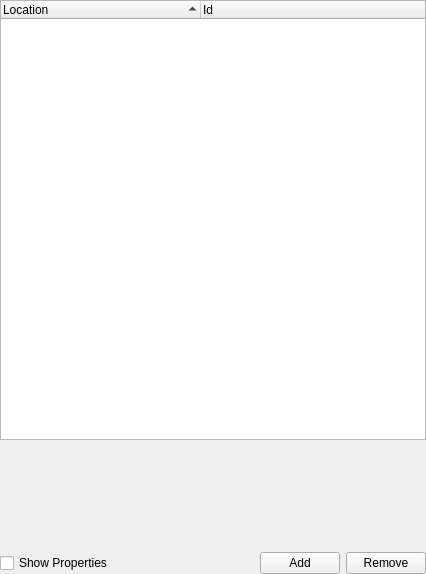
<?xml version="1.0" encoding="UTF-8"?>
<ui version="4.0">
 <class>LocationPaneClass</class>
 <widget class="QWidget" name="LocationPaneClass">
  <property name="geometry">
   <rect>
    <x>0</x>
    <y>0</y>
    <width>426</width>
    <height>574</height>
   </rect>
  </property>
  <property name="windowTitle">
   <string>LocationPane</string>
  </property>
  <layout class="QVBoxLayout" name="verticalLayout">
   <property name="margin">
    <number>0</number>
   </property>
   <item>
    <widget class="QTreeWidget" name="locationTree">
     <property name="sizePolicy">
      <sizepolicy hsizetype="Minimum" vsizetype="Expanding">
       <horstretch>0</horstretch>
       <verstretch>0</verstretch>
      </sizepolicy>
     </property>
     <property name="minimumSize">
      <size>
       <width>150</width>
       <height>0</height>
      </size>
     </property>
     <property name="contextMenuPolicy">
      <enum>Qt::CustomContextMenu</enum>
     </property>
     <property name="selectionMode">
      <enum>QAbstractItemView::ContiguousSelection</enum>
     </property>
     <property name="sortingEnabled">
      <bool>false</bool>
     </property>
     <attribute name="headerDefaultSectionSize">
      <number>200</number>
     </attribute>
     <attribute name="headerShowSortIndicator" stdset="0">
      <bool>true</bool>
     </attribute>
     <column>
      <property name="text">
       <string>Location</string>
      </property>
     </column>
     <column>
      <property name="text">
       <string>Id</string>
      </property>
     </column>
    </widget>
   </item>
   <item>
    <widget class="LocationProperties" name="propertiesWidget" native="true">
     <property name="minimumSize">
      <size>
       <width>0</width>
       <height>100</height>
      </size>
     </property>
    </widget>
   </item>
   <item>
    <layout class="QHBoxLayout" name="horizontalLayout">
     <item>
      <widget class="QCheckBox" name="propertiesVisible">
       <property name="enabled">
        <bool>true</bool>
       </property>
       <property name="sizePolicy">
        <sizepolicy hsizetype="MinimumExpanding" vsizetype="Fixed">
         <horstretch>0</horstretch>
         <verstretch>0</verstretch>
        </sizepolicy>
       </property>
       <property name="text">
        <string>Show Properties</string>
       </property>
       <property name="checked">
        <bool>false</bool>
       </property>
       <property name="tristate">
        <bool>false</bool>
       </property>
      </widget>
     </item>
     <item>
      <widget class="QPushButton" name="addItem">
       <property name="text">
        <string>Add</string>
       </property>
      </widget>
     </item>
     <item>
      <widget class="QPushButton" name="removeItem">
       <property name="text">
        <string>Remove</string>
       </property>
      </widget>
     </item>
    </layout>
   </item>
  </layout>
  <action name="actionAddRemoteHost">
   <property name="text">
    <string>Add Remote Host Connection...</string>
   </property>
   <property name="toolTip">
    <string>Add Remote Host Connection</string>
   </property>
  </action>
  <action name="actionAddSubscription">
   <property name="text">
    <string>Add Subscription...</string>
   </property>
   <property name="toolTip">
    <string>Add Subscription</string>
   </property>
  </action>
  <action name="actionDelete">
   <property name="text">
    <string>Delete</string>
   </property>
  </action>
  <action name="actionAutoSubscription">
   <property name="checkable">
    <bool>true</bool>
   </property>
   <property name="text">
    <string>Subscribe Automatically</string>
   </property>
  </action>
  <action name="actionAutoConnection">
   <property name="checkable">
    <bool>true</bool>
   </property>
   <property name="text">
    <string>Connect Automatically</string>
   </property>
  </action>
  <action name="actionConnect">
   <property name="text">
    <string>Connect</string>
   </property>
  </action>
  <action name="actionDisconnect">
   <property name="text">
    <string>Disconnect</string>
   </property>
  </action>
  <action name="actionSubscribe">
   <property name="text">
    <string>Subscribe</string>
   </property>
  </action>
  <action name="actionUnsubscribe">
   <property name="text">
    <string>Unsubscribe</string>
   </property>
  </action>
  <action name="actionEdit">
   <property name="text">
    <string>Edit...</string>
   </property>
  </action>
 </widget>
 <layoutdefault spacing="6" margin="11"/>
 <customwidgets>
  <customwidget>
   <class>LocationProperties</class>
   <extends>QWidget</extends>
   <header>LocationProperties.h</header>
   <container>1</container>
  </customwidget>
 </customwidgets>
 <resources/>
 <connections>
  <connection>
   <sender>propertiesVisible</sender>
   <signal>toggled(bool)</signal>
   <receiver>propertiesWidget</receiver>
   <slot>setVisible(bool)</slot>
   <hints>
    <hint type="sourcelabel">
     <x>53</x>
     <y>569</y>
    </hint>
    <hint type="destinationlabel">
     <x>83</x>
     <y>517</y>
    </hint>
   </hints>
  </connection>
  <connection>
   <sender>locationTree</sender>
   <signal>customContextMenuRequested(QPoint)</signal>
   <receiver>LocationPaneClass</receiver>
   <slot>contextMenuRequested(QPoint)</slot>
   <hints>
    <hint type="sourcelabel">
     <x>371</x>
     <y>324</y>
    </hint>
    <hint type="destinationlabel">
     <x>503</x>
     <y>323</y>
    </hint>
   </hints>
  </connection>
  <connection>
   <sender>locationTree</sender>
   <signal>itemClicked(QTreeWidgetItem*,int)</signal>
   <receiver>LocationPaneClass</receiver>
   <slot>updateProperties(QTreeWidgetItem*)</slot>
   <hints>
    <hint type="sourcelabel">
     <x>363</x>
     <y>345</y>
    </hint>
    <hint type="destinationlabel">
     <x>498</x>
     <y>348</y>
    </hint>
   </hints>
  </connection>
 </connections>
 <slots>
  <slot>insertItemClicked()</slot>
  <slot>removeItemClicked()</slot>
  <slot>contextMenuRequested(QPoint)</slot>
  <slot>updateProperties(QTreeWidgetItem*)</slot>
 </slots>
</ui>
